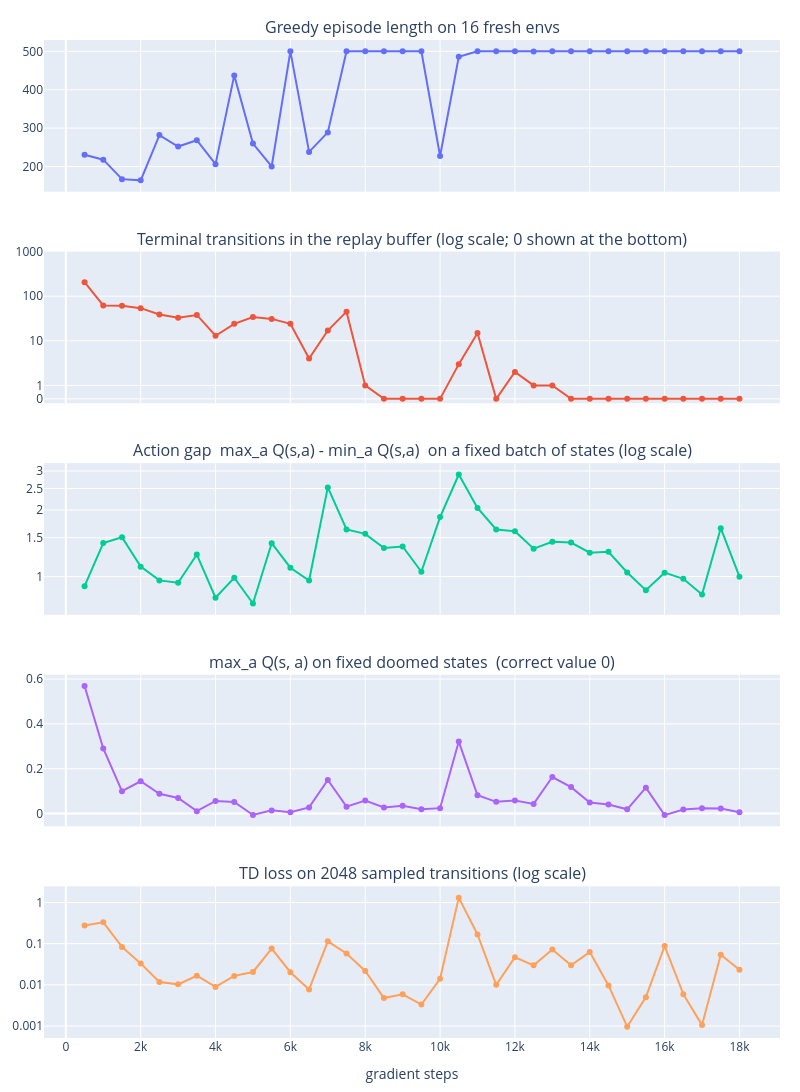

The code cell stored with this chart in its notebook:
### Code cell
if RUN_ACTION_GAP_DEMO:
    steps, greedy_lifespan, n_terminal, action_gap, q_doomed, td_loss_curve = zip(*log)
    fig = make_subplots(rows=5, cols=1, shared_xaxes=True, vertical_spacing=0.06, subplot_titles=[
        "Greedy episode length on 16 fresh envs",
        "Terminal transitions in the replay buffer (log scale; 0 shown at the bottom)",
        "Action gap  max_a Q(s,a) - min_a Q(s,a)  on a fixed batch of states (log scale)",
        "max_a Q(s, a) on fixed doomed states  (correct value 0)",
        "TD loss on 2048 sampled transitions (log scale)",
    ])
    n_terminal_plot = [max(n, 0.5) for n in n_terminal]  # a log axis can't show 0, so exact zeros sit at 0.5 with a tick labelled "0"
    for row, y in enumerate([greedy_lifespan, n_terminal_plot, action_gap, q_doomed, td_loss_curve], start=1):
        fig.add_scatter(x=steps, y=y, mode="lines+markers", showlegend=False, row=row, col=1)
    ticks = [0.5, 1, 10, 100, 1000]
    fig.update_yaxes(type="log", tickvals=ticks, ticktext=["0"] + [str(v) for v in ticks[1:]], range=[-0.4, 3], row=2, col=1)
    fig.update_yaxes(type="log", row=3, col=1)
    fig.update_yaxes(type="log", row=5, col=1)
    fig.update_layout(height=1100, width=800, xaxis5_title="gradient steps", margin=dict(t=40, b=40, l=40, r=20))
    fig.show()

### Figure 1 — Plotly figure (JSON) as saved in the notebook; plotly's stock layout.template omitted (floating-point values rounded to 4 significant figures)
{"data": [{"mode": "lines+markers", "showlegend": false, "type": "scatter", "x": [500, 1000, 1500, 2000, 2500, 3000, 3500, 4000, 4500, 5000, 5500, 6000, 6500, 7000, 7500, 8000, 8500, 9000, 9500, 10000, 10500, 11000, 11500, 12000, 12500, 13000, 13500, 14000, 14500, 15000, 15500, 16000, 16500, 17000, 17500, 18000], "xaxis": "x", "y": [230.6, 217.9, 167.2, 164, 281.9, 252.1, 268.6, 206.2, 437.4, 259.8, 200.1, 500, 238.1, 288.9, 500, 500, 500, 500, 500, 227.4, 485.8, 500, 500, 500, 499.5, 500, 500, 500, 500, 500, 500, 500, 500, 500, 500, 500], "yaxis": "y"}, {"mode": "lines+markers", "showlegend": false, "type": "scatter", "x": [500, 1000, 1500, 2000, 2500, 3000, 3500, 4000, 4500, 5000, 5500, 6000, 6500, 7000, 7500, 8000, 8500, 9000, 9500, 10000, 10500, 11000, 11500, 12000, 12500, 13000, 13500, 14000, 14500, 15000, 15500, 16000, 16500, 17000, 17500, 18000], "xaxis": "x2", "y": [206, 62, 61, 54, 39, 33, 38, 13, 24, 34, 31, 24, 4, 17, 45, 1, 0.5, 0.5, 0.5, 0.5, 3, 15, 0.5, 2, 1, 1, 0.5, 0.5, 0.5, 0.5, 0.5, 0.5, 0.5, 0.5, 0.5, 0.5], "yaxis": "y2"}, {"mode": "lines+markers", "showlegend": false, "type": "scatter", "x": [500, 1000, 1500, 2000, 2500, 3000, 3500, 4000, 4500, 5000, 5500, 6000, 6500, 7000, 7500, 8000, 8500, 9000, 9500, 10000, 10500, 11000, 11500, 12000, 12500, 13000, 13500, 14000, 14500, 15000, 15500, 16000, 16500, 17000, 17500, 18000], "xaxis": "x3", "y": [0.9052, 1.419, 1.507, 1.109, 0.9614, 0.9381, 1.258, 0.8033, 0.9885, 0.7558, 1.415, 1.097, 0.9598, 2.531, 1.633, 1.56, 1.346, 1.368, 1.052, 1.858, 2.894, 2.042, 1.633, 1.604, 1.338, 1.438, 1.425, 1.283, 1.295, 1.044, 0.8677, 1.042, 0.9775, 0.8295, 1.655, 0.9987], "yaxis": "y3"}, {"mode": "lines+markers", "showlegend": false, "type": "scatter", "x": [500, 1000, 1500, 2000, 2500, 3000, 3500, 4000, 4500, 5000, 5500, 6000, 6500, 7000, 7500, 8000, 8500, 9000, 9500, 10000, 10500, 11000, 11500, 12000, 12500, 13000, 13500, 14000, 14500, 15000, 15500, 16000, 16500, 17000, 17500, 18000], "xaxis": "x4", "y": [0.5688, 0.2907, 0.09982, 0.1442, 0.08833, 0.06971, 0.01084, 0.05629, 0.05214, -0.006352, 0.01439, 0.005763, 0.02774, 0.1501, 0.03106, 0.05817, 0.02707, 0.03494, 0.01993, 0.02436, 0.3211, 0.08161, 0.0524, 0.05868, 0.04334, 0.1632, 0.1182, 0.04929, 0.04075, 0.01905, 0.1157, -0.006595, 0.0185, 0.02358, 0.02281, 0.006314], "yaxis": "y4"}, {"mode": "lines+markers", "showlegend": false, "type": "scatter", "x": [500, 1000, 1500, 2000, 2500, 3000, 3500, 4000, 4500, 5000, 5500, 6000, 6500, 7000, 7500, 8000, 8500, 9000, 9500, 10000, 10500, 11000, 11500, 12000, 12500, 13000, 13500, 14000, 14500, 15000, 15500, 16000, 16500, 17000, 17500, 18000], "xaxis": "x5", "y": [0.2755, 0.3305, 0.08352, 0.03318, 0.01171, 0.01026, 0.01662, 0.008892, 0.01648, 0.02052, 0.07592, 0.02027, 0.007731, 0.1139, 0.05783, 0.02166, 0.004772, 0.005859, 0.003319, 0.01397, 1.313, 0.1677, 0.01, 0.04667, 0.02979, 0.07192, 0.02981, 0.06246, 0.009661, 0.0009623, 0.005017, 0.08732, 0.005934, 0.00105, 0.05381, 0.02313], "yaxis": "y5"}], "layout": {"annotations": [{"font": {"size": 16}, "showarrow": false, "text": "Greedy episode length on 16 fresh envs", "x": 0.5, "xanchor": "center", "xref": "paper", "y": 1, "yanchor": "bottom", "yref": "paper"}, {"font": {"size": 16}, "showarrow": false, "text": "Terminal transitions in the replay buffer (log scale; 0 shown at the bottom)", "x": 0.5, "xanchor": "center", "xref": "paper", "y": 0.788, "yanchor": "bottom", "yref": "paper"}, {"font": {"size": 16}, "showarrow": false, "text": "Action gap  max_a Q(s,a) - min_a Q(s,a)  on a fixed batch of states (log scale)", "x": 0.5, "xanchor": "center", "xref": "paper", "y": 0.576, "yanchor": "bottom", "yref": "paper"}, {"font": {"size": 16}, "showarrow": false, "text": "max_a Q(s, a) on fixed doomed states  (correct value 0)", "x": 0.5, "xanchor": "center", "xref": "paper", "y": 0.364, "yanchor": "bottom", "yref": "paper"}, {"font": {"size": 16}, "showarrow": false, "text": "TD loss on 2048 sampled transitions (log scale)", "x": 0.5, "xanchor": "center", "xref": "paper", "y": 0.152, "yanchor": "bottom", "yref": "paper"}], "height": 1100, "margin": {"b": 40, "l": 40, "r": 20, "t": 40}, "width": 800, "xaxis": {"anchor": "y", "domain": [0, 1], "matches": "x5", "showticklabels": false}, "xaxis2": {"anchor": "y2", "domain": [0, 1], "matches": "x5", "showticklabels": false}, "xaxis3": {"anchor": "y3", "domain": [0, 1], "matches": "x5", "showticklabels": false}, "xaxis4": {"anchor": "y4", "domain": [0, 1], "matches": "x5", "showticklabels": false}, "xaxis5": {"anchor": "y5", "domain": [0, 1], "title": {"text": "gradient steps"}}, "yaxis": {"anchor": "x", "domain": [0.848, 1]}, "yaxis2": {"anchor": "x2", "domain": [0.636, 0.788], "range": [-0.4, 3], "ticktext": ["0", "1", "10", "100", "1000"], "tickvals": [0.5, 1, 10, 100, 1000], "type": "log"}, "yaxis3": {"anchor": "x3", "domain": [0.424, 0.576], "type": "log"}, "yaxis4": {"anchor": "x4", "domain": [0.212, 0.364]}, "yaxis5": {"anchor": "x5", "domain": [0, 0.152], "type": "log"}}}
